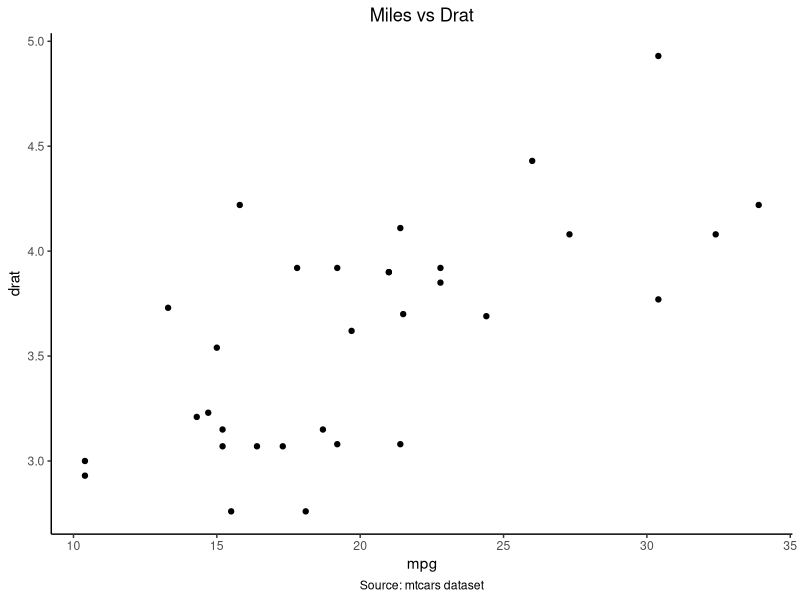

R code for this plot:
# Charger la bibliothèque ggplot2
  library(ggplot2)
  
  # Tracer les données sans axes
  p <- ggplot(mtcars, aes(x = mpg, y = drat)) +
    geom_point() +  # Nuage de points
    theme(axis.line = element_blank(),  # Supprimer les axes
          axis.text = element_blank(),  # Supprimer les étiquettes des axes
          axis.title = element_blank(),  # Supprimer les titres des axes
          panel.background = element_blank(),  # Supprimer le fond du panneau
          panel.grid.major = element_blank(),  # Supprimer les lignes de la grille principale
          panel.grid.minor = element_blank(),  # Supprimer les lignes de la grille mineure
          plot.background = element_blank())  # Supprimer le fond du tracé
  
  # Ajouter des axes, des étiquettes et du texte au tracé précédent
  p <- p +
    theme(axis.line = element_line(),  # Ajouter les axes
          axis.text = element_text(),  # Ajouter les étiquettes des axes
          axis.title = element_text(),  # Ajouter les titres des axes
          plot.title = element_text(hjust = 0.5),  # Centrer le titre du tracé
          plot.caption = element_text(hjust = 0.5))  # Centrer le texte en bas
  
  # Ajouter un titre et un texte en bas
  p <- p +
    labs(title = "Miles vs Drat",  # Ajouter un titre
         caption = "Source: mtcars dataset")  # Ajouter un texte en bas
  
  # Afficher le tracé avec les axes, les étiquettes et le texte
  print(p)